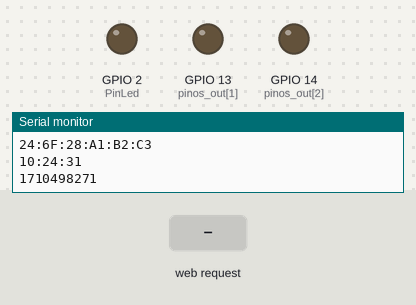
The sketch below on a simulated ESP32-S3. Shown: output pins drawn as LEDs (lit = HIGH), the last lines printed to the serial monitor. Inputs (shaded band) come from the test bench. WiFi joins after 1.5 s; servers stay silent unless stated; network time is answered at once with the bench clock; the local clock reads 2024-03-15 10:24:30 at power-on unless the sketch sets it; EEPROM starts erased.

Above: at 2.7 s.
2.8 s: HTTP request GET /2/on received
At 4.2 s:
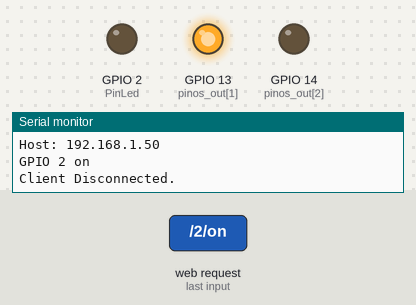
5.0 s: HTTP request GET /2/off received
At 6.7 s:
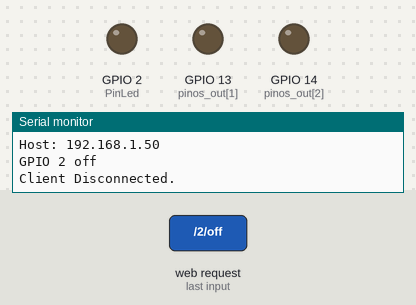
7.0 s: HTTP request GET /OUTPUT received
8.5 s: HTTP request GET /2/on received
At 9.2 s:
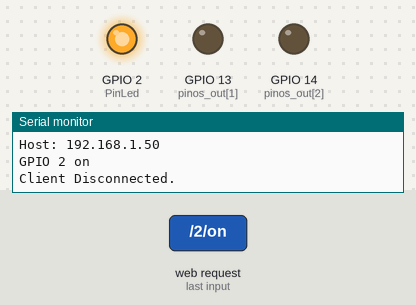
Timing chart, 0 to 11.0 s (numbered marks = the images above; inputs shaded):
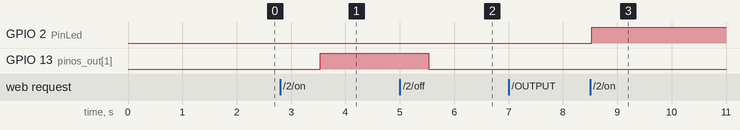

Measured:
- after the input at 2.8 s, GPIO 13 (pinos_out[1]): LOW → HIGH after 0.73 s
- after the input at 5.0 s, GPIO 13 (pinos_out[1]): HIGH → LOW after 0.53 s
- after the input at 8.5 s, GPIO 2 (PinLed): LOW → HIGH at once

The sketch:

ServerAcionamentos.ino
```cpp
/*Autor: Alisson Rodolfo Leite
         Leandro Calixto Tenorio de Alburquerque
*/

//inclusão de bibliotecas
#include <freertos/FreeRTOS.h>
#include <freertos/task.h>
#include <esp_system.h>
#include <time.h>
#include <sys/time.h>
#include <WiFi.h>
#include <NTPClient.h> //https://github.com/arduino-libraries/NTPClient
#include <EEPROM.h>

// definição do tamanho da EEPROM a ser utilizada
#define EEPROM_SIZE 100

//-------- Configurações de Wi-fi-----------

const char* ssid     = "Rede";
const char* password = "mesmasenha";


//-----  Temperatura interna - Comandos extendidos ----
#ifdef __cplusplus
extern "C" {
#endif

uint8_t temprature_sens_read();

#ifdef __cplusplus
}
#endif

// Numero da porta do web Serever
WiFiServer server(80);

//-------- Configurações de relógio on-line-----------
WiFiUDP udp;
NTPClient ntp(udp, "a.st1.ntp.br", -3 * 3600, 60000);//Cria um objeto "NTP" com as configurações.utilizada no Brasil
String hora;            // Variável que armazena
time_t tt;              // Variavel para manipulacao auxiiar da hora
char data_formatada[64]; //auxiliar para manipulacao da hora
struct tm data;//Cria a estrutura que contem as informacoes da data.

// Variavel de historico das requisicoes do HTTP
String header;

// Variavel auxiliar do estado do pino de saida, ira ser utilizado para indicar na pagina web
String PinLedState = "OFF";

//Estrutura para armazenas dados do formuario
struct temporizacao {
  byte hora ;
  byte minuto;
  byte dias ;
  byte durar;
};
#define PinWPS 4
#define TempResfriamento 80 // temperatura o qual deve acionar ventoinha para Resfriamento
#define PinVentoinha 11// Pino que esta conectado a ventoinha
#define qtparam 4 // quantidade de parametros do struct, craido para facilaitar na fucao load e save
#define PinLed  2  // pino padrao que tem o led na placa
#define maxval  5 //quantida maxia de valores de agendamento 1 - 9
#define maxpin  3 // quantida de pinos de saida que serao acionados 1 - 9
byte saida = 1; // valor para saida default após reeboot
temporizacao tempos[maxpin][maxval];// array contendo tempos do formulario
const byte pinos_out[maxpin] = {2, 13, 14}; // pinos de saida
bool pinos_out_status[maxpin] = {false, false, false}; // variaveis de status das saidas
bool pinos_out_manual[maxpin] = {false, false, false}; // variaveis de manipulaca manual
byte tempos_acionamento[maxpin]; // array contendo a quantidade de acionamentos totais de cada pino

//Faz upload da memoria EEPROM dos dados salvos
void load() {
  int i, j;
  for (j = 0 ; j < maxpin; j++)
    for (i = 0 ; i < maxval; i++) {
      tempos[j][i].hora = EEPROM.read(i * qtparam + 0 + (j *  maxval * qtparam));
      tempos[j][i].minuto = EEPROM.read(i * qtparam + 1 + (j * maxval * qtparam));
      tempos[j][i].durar = EEPROM.read(i * qtparam + 2 + (j * maxval * qtparam));
      tempos[j][i].dias = EEPROM.read(i * qtparam + 3 + (j * maxval * qtparam));
    }

  for (i = 0 ; i < maxpin; i++) {
    tempos_acionamento[i] = EEPROM.read(maxpin * qtparam * maxval + 1 + i);
    if (tempos_acionamento[i] > maxval) tempos_acionamento[i] = 0; // travamento p primeiro start
  }
}

//salva dados de formulario na memoria EEPROM
void save() {
  int i, j;
  //primeiros espaços será para guardar os tempos
  for (j = 0 ; j < maxpin; j++)
    for (i = 0 ; i < maxval; i++) {
      EEPROM.write(i * qtparam + 0 + (j *  maxval * qtparam), tempos[j][i].hora);
      EEPROM.write(i * qtparam + 1 + (j *  maxval * qtparam), tempos[j][i].minuto);
      EEPROM.write(i * qtparam + 2 + (j *  maxval * qtparam), tempos[j][i].durar);
      EEPROM.write(i * qtparam + 3 + (j *  maxval * qtparam), tempos[j][i].dias);
    }
  // espaco para quantidade de acionamentos
  for (i = 0 ; i < maxpin; i++)
    EEPROM.write(maxpin * maxval * qtparam + 1 + i, tempos_acionamento[i]);

  EEPROM.commit(); //faz a gravacao permanente

  Serial.println("+++++++++++++++++++++++++++++++++++");
  Serial.println("carregando informações");
  for (i = 0 ; i < EEPROM_SIZE; i++) {
    Serial.print("|");
    Serial.print(byte(EEPROM.read(i)));
  }
  Serial.println("");
  Serial.println("+++++++++++++++++++++++++++++++++++");
}

void setup()
{
  int i;
  EEPROM.begin(EEPROM_SIZE); // inicia a utilizacao da EEPROM
  load(); // faz upload dos dados guardados
  Serial.begin(115200); // inicia comunicacao serial
  pinMode(PinLed, OUTPUT);      // set LED como saida
  pinMode(PinLed, OUTPUT);      // set Ventoinha como saida
  for (i = 0 ; i < maxpin; i++) {
    pinMode(pinos_out[i], OUTPUT);  // set pinos como saída
  }

  // Inicia comunicacao com Wifi
  Serial.print("Connecting to ");
  Serial.println(ssid);
  WiFi.begin(ssid, password);
  while (WiFi.status() != WL_CONNECTED) {
    delay(500);
    Serial.print(".");
  }
  Serial.println("WiFi connected.");
  Serial.print("IP address: ");
  Serial.println(WiFi.localIP());
  Serial.println(WiFi.getHostname());
  Serial.println(WiFi.macAddress());

  server.begin(); // inicia serividor Web

  // cria tarefa do segundo nucleo
  xTaskCreatePinnedToCore(
    coreTaskZero,   /* função que implementa a tarefa */
    "coreTaskZero", /* nome da tarefa */
    10000,      /* número de palavras a serem alocadas para uso com a pilha da tarefa */
    NULL,       /* parâmetro de entrada para a tarefa (pode ser NULL) */
    1,          /* prioridade da tarefa (0 a N) */
    NULL,       /* referência para a tarefa (pode ser NULL) */
    0);         /* Núcleo que executará a tarefa */
}

void coreTaskZero( void * pvParameters ) {
  timeval tv;//Cria a estrutura temporaria para funcao abaixo.
  ntp.begin();               // Inicia o protocolo NTP
  ntp.forceUpdate();    // Atualização .
  hora = ntp.getFormattedTime(); // Pega hora formatada como string
  Serial.println(hora);     // Escreve a hora no monitor serial.
  tv.tv_sec = ntp.getEpochTime(); // pega a quantidade de segundos
  settimeofday(&tv, NULL);//Configura o RTC para manter a data atribuida atualizada.
  Serial.println(ntp.getEpochTime()); // imprime a quantidade de segundos
  int j, i;
  while (1) {
    vTaskDelay(pdMS_TO_TICKS(1000));//Espera 1 seg
    tt = time(NULL);//Obtem o tempo atual em segundos. Utilize isso sempre que precisar obter o tempo atual
    data = *gmtime(&tt);//Converte o tempo atual e atribui na estrutura
    strftime(data_formatada, 64, "%d/%m/%Y %H:%M:%S", &data);//Cria uma String formatada da estrutura "data"
    //printf("\nUnix Time: %d\n", int32_t(tt));//Mostra na Serial o Unix time
    //printf("Data formatada: %s\n", data_formatada);//Mostra na Serial a data formatada
    int hora = data.tm_hour, minutos = data.tm_min ; // auxiliar da hora atual
    int agora = hora * 60  + minutos; // axiliar dos minutos atuais
    //Serial.print("Valor de agora : ");
    //Serial.println(agora);
    bool ligauto = false; //axiliar de controle
    for (j = 0 ; j < maxpin; j++) { // ficara o condional para criação de mais bicos
      for (i = 0; i < tempos_acionamento[j] ; i++) { // FAZ SCANNER EM TODOS OS TEMPOS DE ACIONAMENTO HABILITADOS
        int acionamento_inicial = ((tempos[j][i].hora * 60) + tempos[saida][i].minuto); // auxiliar de acionamento inicial
        int acionamento_final = ((tempos[j][i].hora * 60) + tempos[saida][i].minuto + tempos[saida][i].durar); // auxiliar de acionamento final
        if ((acionamento_inicial <= agora) && (agora < acionamento_final)) {
          ligauto = true; // se em alguma situacao precisar ligar seta para true
        }
        //Serial.print("Valor Inicial: ");
        //Serial.println(acionamento_inicial);
        //Serial.print("Valor Final: ");
        //Serial.println(acionamento_final);
      }
      if ((ligauto) || (pinos_out_manual[j])) { // se caso tiver dentro do intervalo ou se for requisitado acionamento manual liga a saida
        digitalWrite (pinos_out[j], HIGH); // liga saida
        pinos_out_status[j] = true; // atualiza status no array
      } else {
        digitalWrite (pinos_out[j], LOW); // liga saida
        pinos_out_status[j] = false; // atualiza status no array
      }
      // Dsiplay da saida atual
      if (pinos_out_status[saida]) {
        PinLedState = "ON";
      } else {
        PinLedState = "OFF";
      }
    }
  }
  //acionamneto de ventoinha para resifriamento
  if (((temprature_sens_read() - 32) / 1.8) > TempResfriamento ) {
    digitalWrite (PinVentoinha, HIGH); // liga resfriamnto
  } else if (((temprature_sens_read() - 32) / 1.8) < (TempResfriamento - 5)) {
    digitalWrite (PinVentoinha, LOW); //desliga resfriamento
  }
}
// tratamento de informacao
String tratamento(int indice) {
  //Tratamento
  int hora_t, minutos_t;
  char char_aux[6];
  hora_t = tempos[saida][indice].hora;
  minutos_t = tempos[saida][indice].minuto;
  sprintf(char_aux, "%02d:%02d", hora_t, minutos_t);
  return char_aux;
}

void loop() {
  String str_aux, str_aux1;
  char char_aux[6];
  int i, pos;
  WiFiClient client = server.available();   // verifica se tem clientes conectados
  if (client) {                             // Se existir cliente conectado ,
    Serial.println("Novo Cliente Conectado");           // Imprime novo cliente na serial
    String currentLine = "";                // make a String to hold incoming data from the client
    while (client.connected()) {            // loop while the client's connected
      if (client.available()) {             // if there's bytes to read from the client,

        char c = client.read();             // read a byte, then
        Serial.write(c);                    // print it out the serial monitor
        header += c;
        if (c == '\n') {                    // if the byte is a newline character

          // if the current line is blank, you got two newline characters in a row.
          // that's the end of the client HTTP request, so send a response:
          if (currentLine.length() == 0) {
            // HTTP headers always start with a response code (e.g. HTTP/1.1 200 OK)
            // and a content-type so the client knows what's coming, then a blank line:
            client.println("HTTP/1.1 200 OK");
            client.println("Content-type:text/html");
            client.println("Connection: close");
            client.println();

            // turns the GPIOs on and off
            if (header.indexOf("GET /2/on") >= 0) {
              Serial.println("GPIO 2 on");
              pinos_out_manual[saida] = true;
              PinLedState = "ON";
            } else if (header.indexOf("GET /2/off") >= 0) {
              Serial.println("GPIO 2 off");
              pinos_out_manual[saida] = false;
              PinLedState = "OFF";
            }
            if (header.indexOf("AGENDA") > 0) {
              for (i = 0; i < maxval ; i++) {
                //Pega a hora e minuto que deve acontecer o acionamento
                pos = header.indexOf("tempo" + String(i));
                if (pos > 0) {
                  tempos[saida][i].hora = header.substring(pos + 7, pos + 9).toInt();
                  tempos[saida][i].minuto = header.substring(pos + 12, pos + 15).toInt();
                }//Pega o empo de duração de acionamento
                pos = header.indexOf("durar" + String(i));
                if (pos > 0) {
                  tempos[saida][i].durar = header.substring(pos + 7, pos + header.indexOf("&", pos)).toInt();
                }
              }
              //salva informações na eeprom
              save();
            }

            if (header.indexOf("REFRESH") > 0) {
              for (i = 0; i < maxpin ; i++) {
                pos = header.indexOf("saida" + String(i));
                if (pos > 0) {
                  Serial.print("Tempo de Agendamento = ");
                  Serial.println(header.substring(pos + 7, pos + 8)); //alterar aqui se caso quiser mais que 9 tempos
                  tempos_acionamento[saida] = header.substring(pos + 7, pos + 8).toInt();
                }
              }
              //salva informações na eeprom
              save();
            }
            pos = header.indexOf("OUTPUT");
            if (pos > 0) {
              saida = header.substring(pos + 6, pos + 7).toInt();
            }

            // Display the HTML web page
            client.println("<!DOCTYPE html><html>");
            client.println("<head><meta charset='utf-8' name=\"viewport\" content=\"width=device-width, initial-scale=1\">");
            client.println("<link rel=\"icon\" href=\"data:,\">");
            // CSS to style the on/off buttons
            // Feel free to change the background-color and font-size attributes to fit your preferences
            client.println("<style>html { font-family: Helvetica; display: inline-block; margin: 0px auto; text-align: center;}");
            client.println(".button { background-color: #4CAF50; border: none; color: white; padding: 16px 40px;");
            client.println("text-decoration: none; font-size: 30px; margin: 2px; cursor: pointer;}");
            client.println(".button2 {background-color: #555555;}</style></head>");

            // Web Page Heading
            str_aux = data_formatada;
            str_aux1 = String(((temprature_sens_read() - 32) / 1.8)) + "C";//leitura do sensor de temperatura interno
            str_aux = str_aux + " - " + str_aux1;
            client.println("<body><h1>ESP32 Web Server</h1>");
            // por selecao de saida checked='checked'
            client.println("<p>");
            for (i = 0 ; i < maxpin ; i++) {
              if (saida == i) {//Criacao do raiobox com check na saida que estiver ativada
                client.println("<a href=\"/OUTPUT" + String(i) + "\"><button class=\"button\">S" + String(i + 1) + "</button></a>");
              } else {
                client.println("<a href=\"/OUTPUT" + String(i) + "\"><button class=\"button button2\">S" + String(i + 1) + "</button></a>");
              }
            }
            client.println("</p>");

            client.println("<body><h2>" + str_aux + "</h2>");
            client.println("<p>GPIO " + String(pinos_out[saida]) + " - State " + PinLedState + "</p>");

            // If the PinLedState is off, it displays the ON button
            if (PinLedState == "OFF") {
              client.println("<p><a href=\"/2/on\"><button class=\"button\">ON</button></a></p>");
            } else {
              client.println("<p><a href=\"/2/off\"><button class=\"button button2\">OFF</button></a></p>");
            }

            str_aux = tempos_acionamento[saida] ;
            client.println("<form method='get'>");
            client.println("  <b>Periodos de Acionamento:</b><input type='number' step ='1' min='1' max='" + String(maxval) + "' name='saida" + String(saida) + "' maxlength='3' value='" + str_aux + "'size='5'/>");
            client.println("  <input type='submit' name='bt' value='REFRESH'/>");
            client.println("</form>");

            client.println("      <form method='get'>");
            client.println("         <table align='center'>");
            client.println("            <tr>");
            client.println("               <td>");
            client.println("                  <font size='4'><b><u>Agendamento de Acionamento Diário</u></b></font>");
            client.println("               </td>");
            for (i = 0 ; i < tempos_acionamento[saida] ; i++) {
              client.println("            <tr>");
              client.println("               <td>");
              client.println("                  <b>Início:</b> <input type='time' name='tempo" + String(i) + "' maxlength='2' size='5' value = '" + tratamento(i) + "'/> hora(s)");
              client.println("               </td>");
              client.println("            </tr>");
              client.println("            <tr>");
              client.println("               <td>");
              str_aux = tempos[saida][i].durar;
              client.println("                  <b>Duração:</b><input type='number' step ='1' min='0' max='255' name='durar" + String(i) + "' maxlength='3' value='" + str_aux + "'size='5'/> minuto(s)");
              client.println("               </td>");
              client.println("            </tr>");
              client.println("            <tr>");
              client.println("               <td>");
              client.println("               </td>");
              client.println("            </tr>");
            }
            client.println("            <tr>");
            client.println("               <td align='center'>");
            client.println("                  <input type='submit' name='btag' value='AGENDAR'/>");
            client.println("               </td>");
            client.println("            </tr>");
            client.println("         </table>");
            client.println("      </form>");
            client.println("</body></html>");

            // The HTTP response ends with another blank line

            client.println();
            // break out of the while loop:
            break;
          } else {    // if you got a newline, then clear currentLine:
            currentLine = "";
          }
        } else if (c != '\r') {  // if you got anything else but a carriage return character,
          currentLine += c;      // add it to the end of the currentLine
        }
      }
    }
    // Clear the header variable
    header = "";
    // close the connection:
    client.stop();
    Serial.println("Client Disconnected.");
  }
}
```
